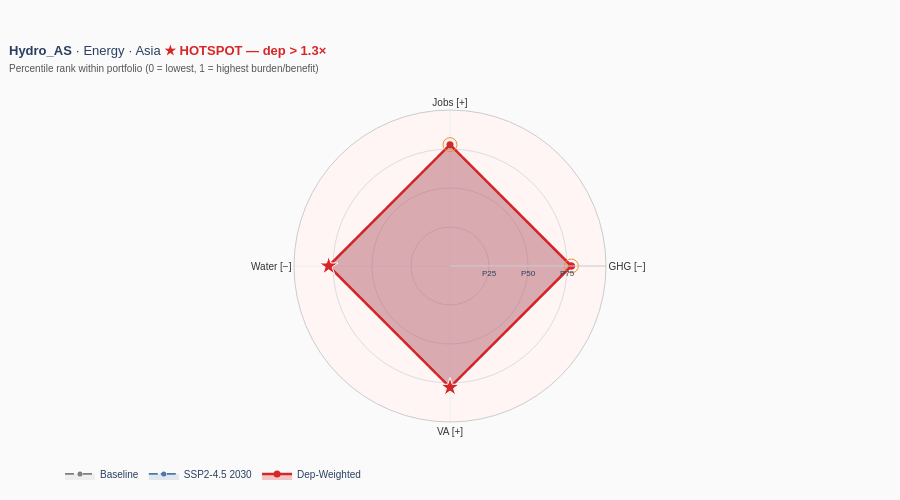
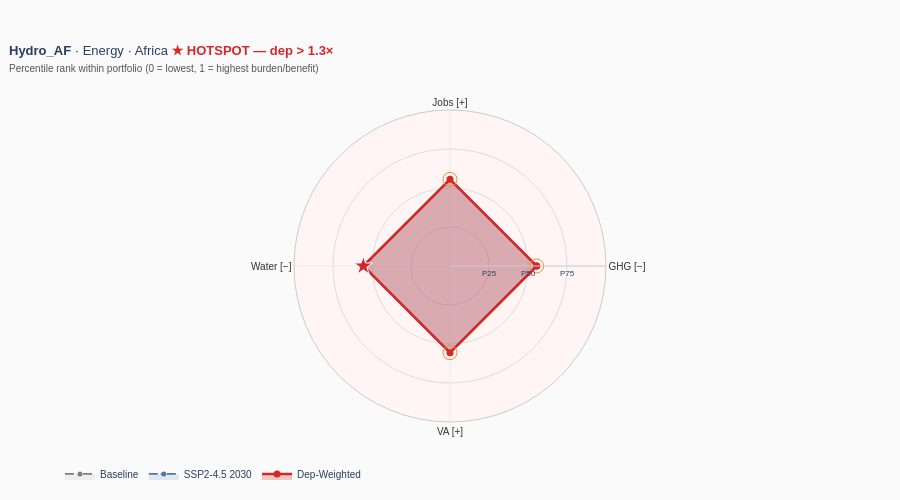
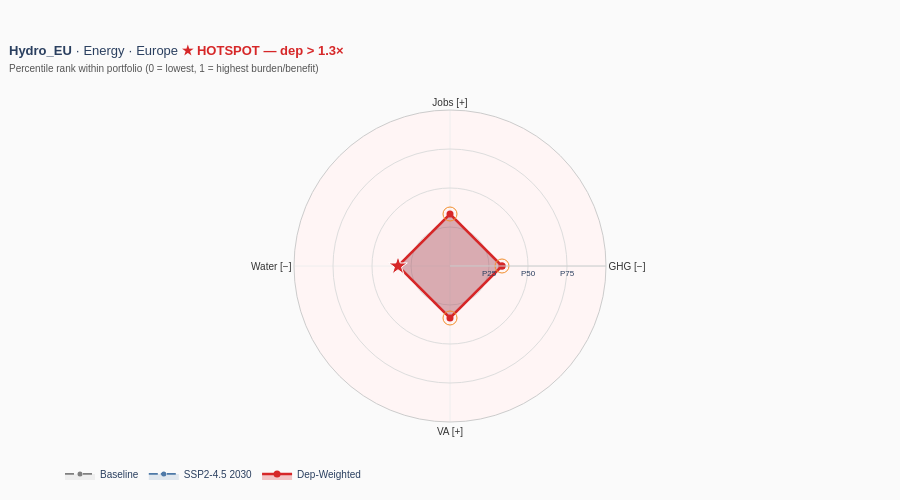
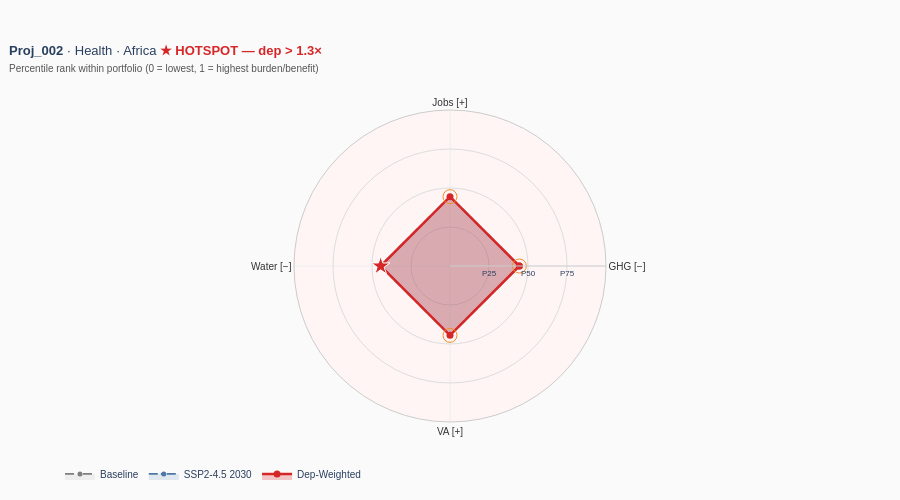

The notebook cell saved with these charts, in order:
### Code cell
# ══════════════════════════════════════════════════════════════════
# SECTION 4 — RENDER ONE RADAR PER PROJECT
# Hotspot projects shown first (sorted by max dep_eff desc)
# ══════════════════════════════════════════════════════════════════
eff_cols  = [f"dep_eff_{s}" for s in stressor_keys]
proj_sorted = (
    master[eff_cols]
    .max(axis=1)
    .sort_values(ascending=False)
    .index.tolist()
)

for pid in proj_sorted:
    fig = build_radar(pid)
    fig.show()

### Figure 1 — Plotly figure (JSON) as saved in the notebook; plotly's stock layout.template omitted (floating-point values rounded to 4 significant figures)
{"data": [{"fill": "toself", "fillcolor": "rgba(127,127,127,0.1)", "line": {"color": "#7f7f7f", "dash": "dash", "width": 1.8}, "marker": {"color": "#7f7f7f", "size": 5}, "mode": "lines+markers", "name": "Baseline", "r": [0.7778, 0.7778, 0.7778, 0.7778, 0.7778], "theta": ["GHG [−]", "Jobs [+]", "Water [−]", "VA [+]", "GHG [−]"], "type": "scatterpolar"}, {"fill": "toself", "fillcolor": "rgba(78,121,167,0.15)", "line": {"color": "#4e79a7", "dash": "dashdot", "width": 1.8}, "marker": {"color": "#4e79a7", "size": 5}, "mode": "lines+markers", "name": "SSP2-4.5 2030", "r": [0.7778, 0.7778, 0.7778, 0.7778, 0.7778], "theta": ["GHG [−]", "Jobs [+]", "Water [−]", "VA [+]", "GHG [−]"], "type": "scatterpolar"}, {"fill": "toself", "fillcolor": "rgba(214,39,40,0.25)", "line": {"color": "#d62728", "dash": "solid", "width": 2.5}, "marker": {"color": "#d62728", "size": 7}, "mode": "lines+markers", "name": "Dep-Weighted", "r": [0.7778, 0.7778, 0.7778, 0.7778, 0.7778], "theta": ["GHG [−]", "Jobs [+]", "Water [−]", "VA [+]", "GHG [−]"], "type": "scatterpolar"}, {"hovertemplate": "GHG: dep_eff = 1.05×<extra></extra>", "marker": {"color": "#f28e2b", "line": {"color": "white", "width": 1}, "size": 14, "symbol": "circle-open"}, "mode": "markers", "name": "GHG dep=1.05×", "r": [0.7778], "showlegend": false, "theta": ["GHG [−]"], "type": "scatterpolar"}, {"hovertemplate": "Employment: dep_eff = 1.13×<extra></extra>", "marker": {"color": "#f28e2b", "line": {"color": "white", "width": 1}, "size": 14, "symbol": "circle-open"}, "mode": "markers", "name": "Employment dep=1.13×", "r": [0.7778], "showlegend": false, "theta": ["Jobs [+]"], "type": "scatterpolar"}, {"hovertemplate": "Water: dep_eff = 1.56× ✦ HOTSPOT<extra></extra>", "marker": {"color": "#d62728", "line": {"color": "white", "width": 1}, "size": 14, "symbol": "star"}, "mode": "markers", "name": "Water dep=1.56× ✦ HOTSPOT", "r": [0.7778], "showlegend": false, "theta": ["Water [−]"], "type": "scatterpolar"}, {"hovertemplate": "Value Added: dep_eff = 1.33× ✦ HOTSPOT<extra></extra>", "marker": {"color": "#d62728", "line": {"color": "white", "width": 1}, "size": 14, "symbol": "star"}, "mode": "markers", "name": "Value Added dep=1.33× ✦ HOTSPOT", "r": [0.7778], "showlegend": false, "theta": ["VA [+]"], "type": "scatterpolar"}], "layout": {"font": {"family": "Arial", "size": 10}, "height": 500, "legend": {"font": {"size": 10}, "orientation": "h", "y": -0.12}, "margin": {"b": 60, "l": 60, "r": 60, "t": 110}, "paper_bgcolor": "#fafafa", "polar": {"angularaxis": {"gridcolor": "#eee", "linecolor": "#ccc", "tickfont": {"color": "#333", "size": 10}}, "bgcolor": "#fff5f5", "radialaxis": {"gridcolor": "#ddd", "linecolor": "#ccc", "range": [0, 1], "tickfont": {"size": 8}, "ticktext": ["P25", "P50", "P75"], "tickvals": [0.25, 0.5, 0.75], "visible": true}}, "title": {"font": {"size": 13}, "text": "<b>Hydro_AS</b> · Energy · Asia<span style='color:#d62728;font-weight:bold'> ★ HOTSPOT — dep &gt; 1.3×</span><br><span style='font-size:10px;color:#555'>Percentile rank within portfolio (0 = lowest, 1 = highest burden/benefit)</span>", "x": 0.01, "xanchor": "left"}}}

### Figure 2 — Plotly figure (JSON) as saved in the notebook; plotly's stock layout.template omitted (floating-point values rounded to 4 significant figures)
{"data": [{"fill": "toself", "fillcolor": "rgba(127,127,127,0.1)", "line": {"color": "#7f7f7f", "dash": "dash", "width": 1.8}, "marker": {"color": "#7f7f7f", "size": 5}, "mode": "lines+markers", "name": "Baseline", "r": [0.5556, 0.5556, 0.5556, 0.5556, 0.5556], "theta": ["GHG [−]", "Jobs [+]", "Water [−]", "VA [+]", "GHG [−]"], "type": "scatterpolar"}, {"fill": "toself", "fillcolor": "rgba(78,121,167,0.15)", "line": {"color": "#4e79a7", "dash": "dashdot", "width": 1.8}, "marker": {"color": "#4e79a7", "size": 5}, "mode": "lines+markers", "name": "SSP2-4.5 2030", "r": [0.5556, 0.5556, 0.5556, 0.5556, 0.5556], "theta": ["GHG [−]", "Jobs [+]", "Water [−]", "VA [+]", "GHG [−]"], "type": "scatterpolar"}, {"fill": "toself", "fillcolor": "rgba(214,39,40,0.25)", "line": {"color": "#d62728", "dash": "solid", "width": 2.5}, "marker": {"color": "#d62728", "size": 7}, "mode": "lines+markers", "name": "Dep-Weighted", "r": [0.5556, 0.5556, 0.5556, 0.5556, 0.5556], "theta": ["GHG [−]", "Jobs [+]", "Water [−]", "VA [+]", "GHG [−]"], "type": "scatterpolar"}, {"hovertemplate": "GHG: dep_eff = 1.03×<extra></extra>", "marker": {"color": "#f28e2b", "line": {"color": "white", "width": 1}, "size": 14, "symbol": "circle-open"}, "mode": "markers", "name": "GHG dep=1.03×", "r": [0.5556], "showlegend": false, "theta": ["GHG [−]"], "type": "scatterpolar"}, {"hovertemplate": "Employment: dep_eff = 1.11×<extra></extra>", "marker": {"color": "#f28e2b", "line": {"color": "white", "width": 1}, "size": 14, "symbol": "circle-open"}, "mode": "markers", "name": "Employment dep=1.11×", "r": [0.5556], "showlegend": false, "theta": ["Jobs [+]"], "type": "scatterpolar"}, {"hovertemplate": "Water: dep_eff = 1.51× ✦ HOTSPOT<extra></extra>", "marker": {"color": "#d62728", "line": {"color": "white", "width": 1}, "size": 14, "symbol": "star"}, "mode": "markers", "name": "Water dep=1.51× ✦ HOTSPOT", "r": [0.5556], "showlegend": false, "theta": ["Water [−]"], "type": "scatterpolar"}, {"hovertemplate": "Value Added: dep_eff = 1.29×<extra></extra>", "marker": {"color": "#f28e2b", "line": {"color": "white", "width": 1}, "size": 14, "symbol": "circle-open"}, "mode": "markers", "name": "Value Added dep=1.29×", "r": [0.5556], "showlegend": false, "theta": ["VA [+]"], "type": "scatterpolar"}], "layout": {"font": {"family": "Arial", "size": 10}, "height": 500, "legend": {"font": {"size": 10}, "orientation": "h", "y": -0.12}, "margin": {"b": 60, "l": 60, "r": 60, "t": 110}, "paper_bgcolor": "#fafafa", "polar": {"angularaxis": {"gridcolor": "#eee", "linecolor": "#ccc", "tickfont": {"color": "#333", "size": 10}}, "bgcolor": "#fff5f5", "radialaxis": {"gridcolor": "#ddd", "linecolor": "#ccc", "range": [0, 1], "tickfont": {"size": 8}, "ticktext": ["P25", "P50", "P75"], "tickvals": [0.25, 0.5, 0.75], "visible": true}}, "title": {"font": {"size": 13}, "text": "<b>Hydro_AF</b> · Energy · Africa<span style='color:#d62728;font-weight:bold'> ★ HOTSPOT — dep &gt; 1.3×</span><br><span style='font-size:10px;color:#555'>Percentile rank within portfolio (0 = lowest, 1 = highest burden/benefit)</span>", "x": 0.01, "xanchor": "left"}}}

### Figure 3 — Plotly figure (JSON) as saved in the notebook; plotly's stock layout.template omitted (floating-point values rounded to 4 significant figures)
{"data": [{"fill": "toself", "fillcolor": "rgba(127,127,127,0.1)", "line": {"color": "#7f7f7f", "dash": "dash", "width": 1.8}, "marker": {"color": "#7f7f7f", "size": 5}, "mode": "lines+markers", "name": "Baseline", "r": [0.3333, 0.3333, 0.3333, 0.3333, 0.3333], "theta": ["GHG [−]", "Jobs [+]", "Water [−]", "VA [+]", "GHG [−]"], "type": "scatterpolar"}, {"fill": "toself", "fillcolor": "rgba(78,121,167,0.15)", "line": {"color": "#4e79a7", "dash": "dashdot", "width": 1.8}, "marker": {"color": "#4e79a7", "size": 5}, "mode": "lines+markers", "name": "SSP2-4.5 2030", "r": [0.3333, 0.3333, 0.3333, 0.3333, 0.3333], "theta": ["GHG [−]", "Jobs [+]", "Water [−]", "VA [+]", "GHG [−]"], "type": "scatterpolar"}, {"fill": "toself", "fillcolor": "rgba(214,39,40,0.25)", "line": {"color": "#d62728", "dash": "solid", "width": 2.5}, "marker": {"color": "#d62728", "size": 7}, "mode": "lines+markers", "name": "Dep-Weighted", "r": [0.3333, 0.3333, 0.3333, 0.3333, 0.3333], "theta": ["GHG [−]", "Jobs [+]", "Water [−]", "VA [+]", "GHG [−]"], "type": "scatterpolar"}, {"hovertemplate": "GHG: dep_eff = 1.02×<extra></extra>", "marker": {"color": "#f28e2b", "line": {"color": "white", "width": 1}, "size": 14, "symbol": "circle-open"}, "mode": "markers", "name": "GHG dep=1.02×", "r": [0.3333], "showlegend": false, "theta": ["GHG [−]"], "type": "scatterpolar"}, {"hovertemplate": "Employment: dep_eff = 1.11×<extra></extra>", "marker": {"color": "#f28e2b", "line": {"color": "white", "width": 1}, "size": 14, "symbol": "circle-open"}, "mode": "markers", "name": "Employment dep=1.11×", "r": [0.3333], "showlegend": false, "theta": ["Jobs [+]"], "type": "scatterpolar"}, {"hovertemplate": "Water: dep_eff = 1.41× ✦ HOTSPOT<extra></extra>", "marker": {"color": "#d62728", "line": {"color": "white", "width": 1}, "size": 14, "symbol": "star"}, "mode": "markers", "name": "Water dep=1.41× ✦ HOTSPOT", "r": [0.3333], "showlegend": false, "theta": ["Water [−]"], "type": "scatterpolar"}, {"hovertemplate": "Value Added: dep_eff = 1.26×<extra></extra>", "marker": {"color": "#f28e2b", "line": {"color": "white", "width": 1}, "size": 14, "symbol": "circle-open"}, "mode": "markers", "name": "Value Added dep=1.26×", "r": [0.3333], "showlegend": false, "theta": ["VA [+]"], "type": "scatterpolar"}], "layout": {"font": {"family": "Arial", "size": 10}, "height": 500, "legend": {"font": {"size": 10}, "orientation": "h", "y": -0.12}, "margin": {"b": 60, "l": 60, "r": 60, "t": 110}, "paper_bgcolor": "#fafafa", "polar": {"angularaxis": {"gridcolor": "#eee", "linecolor": "#ccc", "tickfont": {"color": "#333", "size": 10}}, "bgcolor": "#fff5f5", "radialaxis": {"gridcolor": "#ddd", "linecolor": "#ccc", "range": [0, 1], "tickfont": {"size": 8}, "ticktext": ["P25", "P50", "P75"], "tickvals": [0.25, 0.5, 0.75], "visible": true}}, "title": {"font": {"size": 13}, "text": "<b>Hydro_EU</b> · Energy · Europe<span style='color:#d62728;font-weight:bold'> ★ HOTSPOT — dep &gt; 1.3×</span><br><span style='font-size:10px;color:#555'>Percentile rank within portfolio (0 = lowest, 1 = highest burden/benefit)</span>", "x": 0.01, "xanchor": "left"}}}

### Figure 4 — Plotly figure (JSON) as saved in the notebook; plotly's stock layout.template omitted (floating-point values rounded to 4 significant figures)
{"data": [{"fill": "toself", "fillcolor": "rgba(127,127,127,0.1)", "line": {"color": "#7f7f7f", "dash": "dash", "width": 1.8}, "marker": {"color": "#7f7f7f", "size": 5}, "mode": "lines+markers", "name": "Baseline", "r": [0.4444, 0.4444, 0.4444, 0.4444, 0.4444], "theta": ["GHG [−]", "Jobs [+]", "Water [−]", "VA [+]", "GHG [−]"], "type": "scatterpolar"}, {"fill": "toself", "fillcolor": "rgba(78,121,167,0.15)", "line": {"color": "#4e79a7", "dash": "dashdot", "width": 1.8}, "marker": {"color": "#4e79a7", "size": 5}, "mode": "lines+markers", "name": "SSP2-4.5 2030", "r": [0.4444, 0.4444, 0.4444, 0.4444, 0.4444], "theta": ["GHG [−]", "Jobs [+]", "Water [−]", "VA [+]", "GHG [−]"], "type": "scatterpolar"}, {"fill": "toself", "fillcolor": "rgba(214,39,40,0.25)", "line": {"color": "#d62728", "dash": "solid", "width": 2.5}, "marker": {"color": "#d62728", "size": 7}, "mode": "lines+markers", "name": "Dep-Weighted", "r": [0.4444, 0.4444, 0.4444, 0.4444, 0.4444], "theta": ["GHG [−]", "Jobs [+]", "Water [−]", "VA [+]", "GHG [−]"], "type": "scatterpolar"}, {"hovertemplate": "GHG: dep_eff = 0.99×<extra></extra>", "marker": {"color": "#f28e2b", "line": {"color": "white", "width": 1}, "size": 14, "symbol": "circle-open"}, "mode": "markers", "name": "GHG dep=0.99×", "r": [0.4444], "showlegend": false, "theta": ["GHG [−]"], "type": "scatterpolar"}, {"hovertemplate": "Employment: dep_eff = 1.01×<extra></extra>", "marker": {"color": "#f28e2b", "line": {"color": "white", "width": 1}, "size": 14, "symbol": "circle-open"}, "mode": "markers", "name": "Employment dep=1.01×", "r": [0.4444], "showlegend": false, "theta": ["Jobs [+]"], "type": "scatterpolar"}, {"hovertemplate": "Water: dep_eff = 1.39× ✦ HOTSPOT<extra></extra>", "marker": {"color": "#d62728", "line": {"color": "white", "width": 1}, "size": 14, "symbol": "star"}, "mode": "markers", "name": "Water dep=1.39× ✦ HOTSPOT", "r": [0.4444], "showlegend": false, "theta": ["Water [−]"], "type": "scatterpolar"}, {"hovertemplate": "Value Added: dep_eff = 1.23×<extra></extra>", "marker": {"color": "#f28e2b", "line": {"color": "white", "width": 1}, "size": 14, "symbol": "circle-open"}, "mode": "markers", "name": "Value Added dep=1.23×", "r": [0.4444], "showlegend": false, "theta": ["VA [+]"], "type": "scatterpolar"}], "layout": {"font": {"family": "Arial", "size": 10}, "height": 500, "legend": {"font": {"size": 10}, "orientation": "h", "y": -0.12}, "margin": {"b": 60, "l": 60, "r": 60, "t": 110}, "paper_bgcolor": "#fafafa", "polar": {"angularaxis": {"gridcolor": "#eee", "linecolor": "#ccc", "tickfont": {"color": "#333", "size": 10}}, "bgcolor": "#fff5f5", "radialaxis": {"gridcolor": "#ddd", "linecolor": "#ccc", "range": [0, 1], "tickfont": {"size": 8}, "ticktext": ["P25", "P50", "P75"], "tickvals": [0.25, 0.5, 0.75], "visible": true}}, "title": {"font": {"size": 13}, "text": "<b>Proj_002</b> · Health · Africa<span style='color:#d62728;font-weight:bold'> ★ HOTSPOT — dep &gt; 1.3×</span><br><span style='font-size:10px;color:#555'>Percentile rank within portfolio (0 = lowest, 1 = highest burden/benefit)</span>", "x": 0.01, "xanchor": "left"}}}
